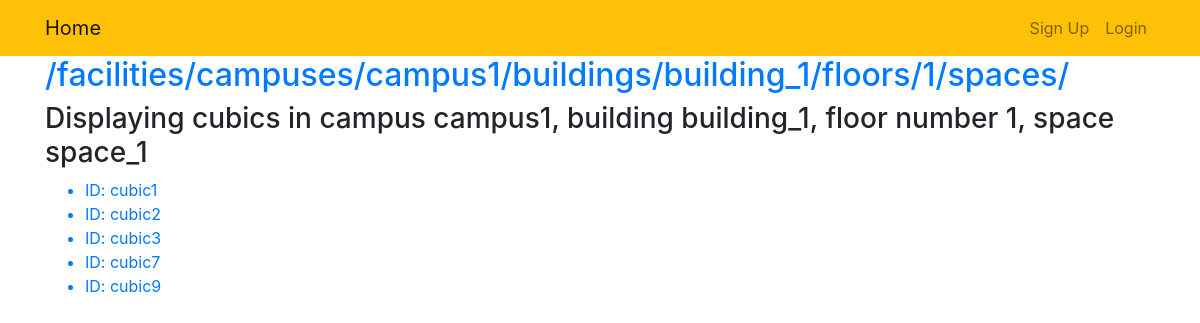
/facilities/campuses/campus1/buildings/building_1/floors/1/spaces/space_1/cubics/, run on the app's committed database.
### facilities/models.py (models this page shows, shortened)
class Cubic(models.Model):
    id = models.CharField(primary_key=True, max_length=MAX_LENGTH)
    type = models.CharField(choices=(('shared', 'shared'), ('private', 'private')), max_length=MAX_LENGTH)
    space = models.ForeignKey(Space, on_delete=models.CASCADE)
    business_group = models.ForeignKey(BusinessGroup, on_delete=models.CASCADE, null=True, blank=True)
    area = models.DecimalField(decimal_places=5, max_digits=10)

### facilities/views.py (the view)
def display_space(request, campus_id, building_id, floor_num, space_id):
    wanted_campus = get_object_or_404(Campus, id=campus_id)
    wanted_building = get_object_or_404(Building, campus=wanted_campus, id=building_id)
    wanted_floor = get_object_or_404(Floor, building=wanted_building, floor_num=int(floor_num))
    wanted_space = get_object_or_404(Space, floor=wanted_floor, id=space_id)
    cubics = Cubic.objects.filter(space=wanted_space)
    return render(request, 'facilities/cubics.html', {'items': cubics, 'campus_id': campus_id,
                                                      'building_id': building_id,
                                                      'floor_num': floor_num, 'space_id': space_id})

### facilities/templates/facilities/cubics.html
{% extends 'custom_user/base.html' %}
{% block content %}
<body>
    <h2>
        <a href="{% url 'facilities:floor_spaces' campus_id=campus_id building_id=building_id floor_num=floor_num%}">
            {% url 'facilities:floor_spaces' campus_id=campus_id building_id=building_id floor_num=floor_num%}
        </a>
    </h2>
    <h3>Displaying cubics in campus {{campus_id}}, building {{building_id}}, floor number {{floor_num}}, space {{space_id}}</h3>
        <ul>
        {% for item in items%}
            <a href="{% url 'facilities:cubic' campus_id=campus_id building_id=building_id floor_num=floor_num space_id=space_id cubic_id=item.id %}">
                  <li>
                    ID: {{ item.id }}
                  </li>
            </a>
        {% endfor %}
    </ul>
</body>
{% endblock %}

### data on the page
Cubic: id "cubic1"
Cubic: id "cubic2"
Cubic: id "cubic3"
Cubic: id "cubic7"
Cubic: id "cubic9"

### other printed values
{{ campus_id }} "campus1"
{{ building_id }} "building_1"
{{ floor_num }} "1"
{{ space_id }} "space_1"
